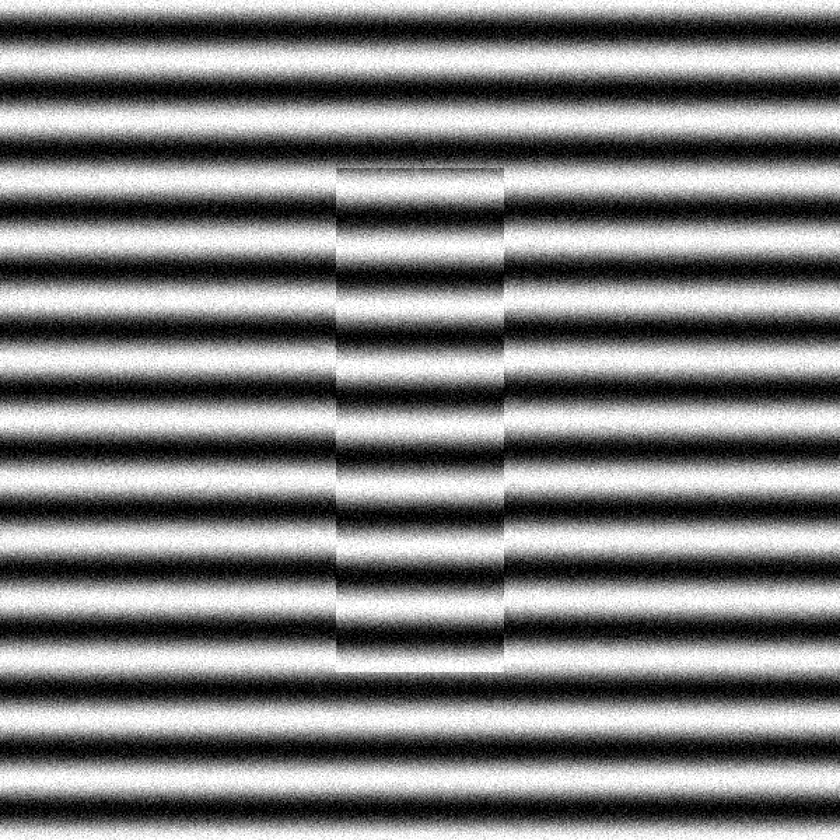
#> input picture simulations/interferograms/block_2.5_mm(simulated).png, 840 x 840 px, shrunk from 2400 x 2400 before the run, found by its file name
$ jupyter execute 02_image_procesing.ipynb
#> lines starting #> are read from the running program, lines starting #| are printed output that depends on the picture
# Image Processing

[cell 1]
import numpy as np
import cv2
import matplotlib.pyplot as plt
import skimage as ski

from pathlib import Path

[cell 2]
import cv2
import numpy as np
import matplotlib.pyplot as plt
from scipy import ndimage


# En VS Code Jupyter, Path.cwd() apunta a la carpeta donde está este notebook (ej. 'notebooks/')
notebook_path = Path.cwd()

# Subimos un nivel a la raíz del proyecto para luego entrar a 'data/01_raw'
root_path = notebook_path.parent
images_path = root_path / "data" / "01_raw"

file_name = "block_2.5_mm(simulated).png"
complete_path = images_path / file_name

# ==========================================
# PASO 1: CARGA Y SEGMENTACIÓN DE ROI
# ==========================================
# Cargar el interferograma en escala de grises (matriz 2D)
img = cv2.imread(str(complete_path), cv2.IMREAD_GRAYSCALE)
#> img is the input picture: shape (840, 840); min 0, max 255, mean 127.5

# Suponiendo dimensiones conocidas para el bloque patrón central (coordenadas de ejemplo)
# En un sistema automatizado, estas máscaras se definen por umbralización o bordes
# Asegurarse de que la imagen se haya cargado; si no, intentar la lectura robusta con np.fromfile (evita problemas con tildes)
if img is None:
    try:
        img_array = np.fromfile(complete_path, np.uint8)
        img = cv2.imdecode(img_array, cv2.IMREAD_GRAYSCALE)
    except Exception:
        img = None

if img is None:
    raise IOError(f"Failed to load image from: {complete_path}")

h, w = img.shape
#> h = 840; w = 840
mascara_bloque = np.zeros((h, w), dtype=np.uint8)
mascara_platina = np.zeros((h, w), dtype=np.uint8)

# Ejemplo: Definir el rectángulo del bloque (reducido unos píxeles para evitar bordes/biseles)
# mascara_bloque[y_min+5:y_max-5, x_min+5:x_max-5] = 255
# mascara_platina[regiones_laterales] = 255

# ==========================================
# PASO 2: CORRECCIÓN DE FONDO (TOP-HAT)
# ==========================================
# Se usa un elemento estructurante circular mayor al ancho de una franja
# para estimar y eliminar el perfil de iluminación del haz láser (componente DC)
tamanio_kernel = 50  # Ajustar según el ancho de la franja en píxeles
kernel_morf = cv2.getStructuringElement(cv2.MORPH_ELLIPSE, (tamanio_kernel, tamanio_kernel))

# Operación Top-Hat: Resta la apertura morfológica de la imagen original
img_flat = cv2.morphologyEx(img, cv2.MORPH_TOPHAT, kernel_morf)

# ==========================================
# PASO 3: FILTRADO DE RUIDO (PRESERVANDO BORDES)
# ==========================================
# El filtro de mediana de SciPy es ideal para speckle y ruido de alta frecuencia
# sin alterar la posición espacial de los máximos y mínimos de interferencia
img_filtrada = ndimage.median_filter(img_flat, size=5)

# ==========================================
# PASO 4: MEJORA DE CONTRASTE ADAPTATIVO (CLAHE)
# ==========================================
# Twyman-Green a menudo presenta diferente reflectividad entre el acero del bloque
# y la platina. CLAHE ecualiza localmente para homogeneizar el contraste.
clahe = cv2.createCLAHE(clipLimit=3.0, tileGridSize=(8, 8))
img_clahe = clahe.apply(img_filtrada)
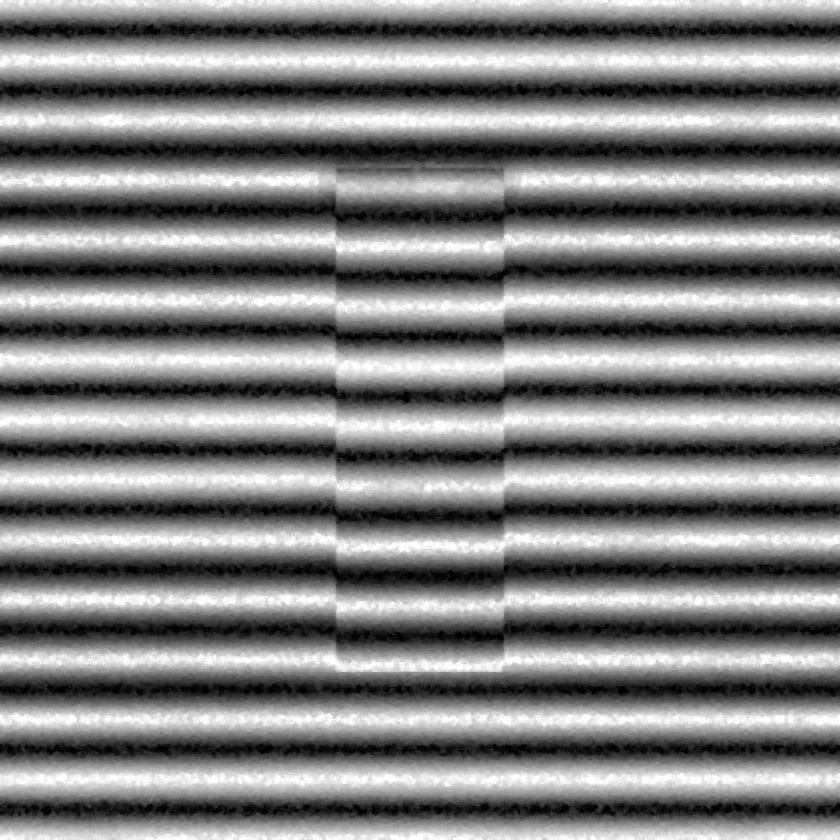
#> img_clahe: shape (840, 840); min 0, max 255, mean 128.2

# ==========================================
# PASO 5: NORMALIZACIÓN FINAL
# ==========================================
# Convertir a flotante y acotar estrictamente entre 0.0 y 1.0 para el cálculo de fase
img_preprocesada = img_clahe.astype(np.float64) / 255.0

# Aplicar las máscaras para separar los datos analíticos
interferograma_bloque = cv2.bitwise_and(img_preprocesada, img_preprocesada, mask=mascara_bloque)
#> interferograma_bloque: shape (840, 840) float64; every value is 0
interferograma_platina = cv2.bitwise_and(img_preprocesada, img_preprocesada, mask=mascara_platina)

# Visualización del resultado intermedio
plt.figure(figsize=(10, 5))
plt.subplot(1, 2, 1)
plt.title("Original con Ruido/Gradiente")
plt.imshow(img, cmap='gray')
plt.subplot(1, 2, 2)
plt.title("Preprocesada y Normalizada")
plt.imshow(img_preprocesada, cmap='gray')
plt.show()
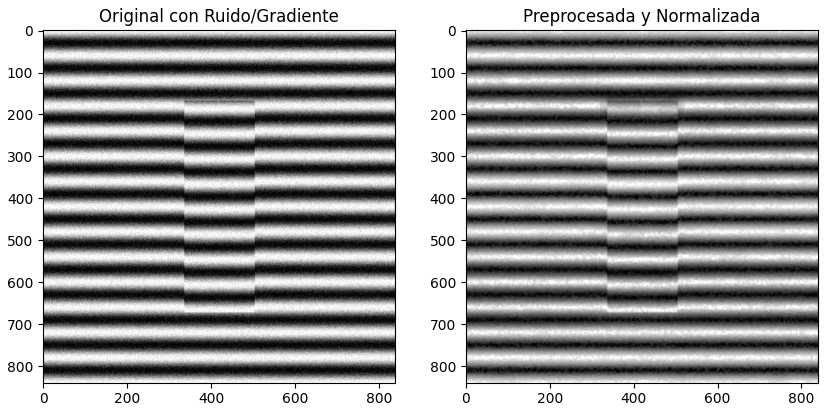
#> figure drawn by matplotlib, 2 panels

$ run again, with simulations/interferograms/block_100.0001582_mm(simulated).png copied over simulations/interferograms/block_2.5_mm(simulated).png
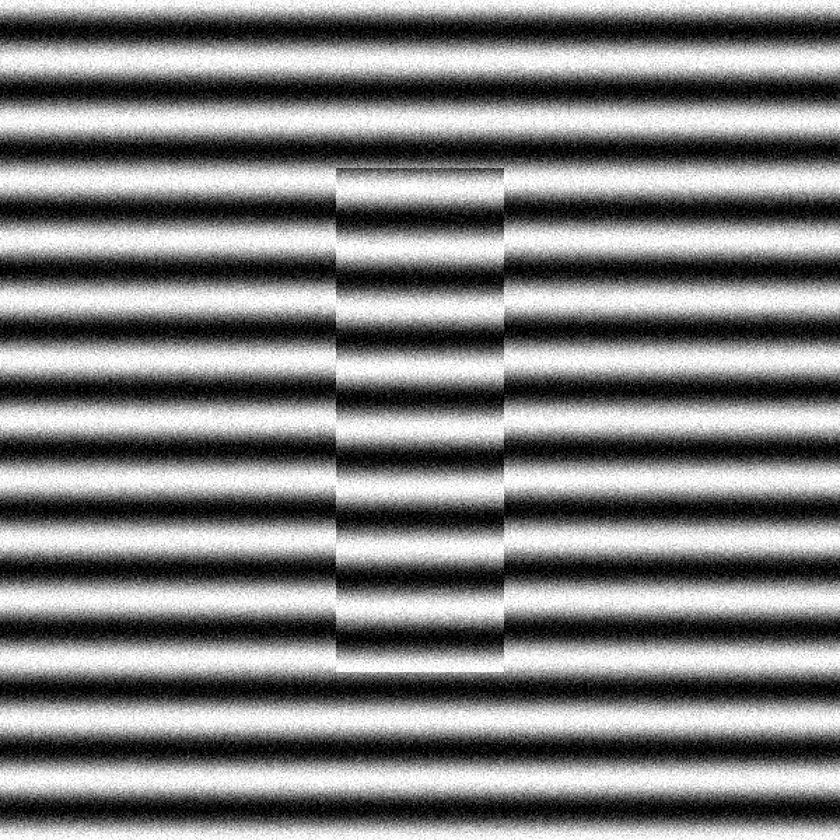
#> input picture simulations/interferograms/block_100.0001582_mm(simulated).png, 840 x 840 px, shrunk from 2400 x 2400 before the run, found by its file name
#> img is the input picture: shape (840, 840); min 0, max 255, mean 127.4
#> `img_clahe = clahe.apply(img_filtrada)`:
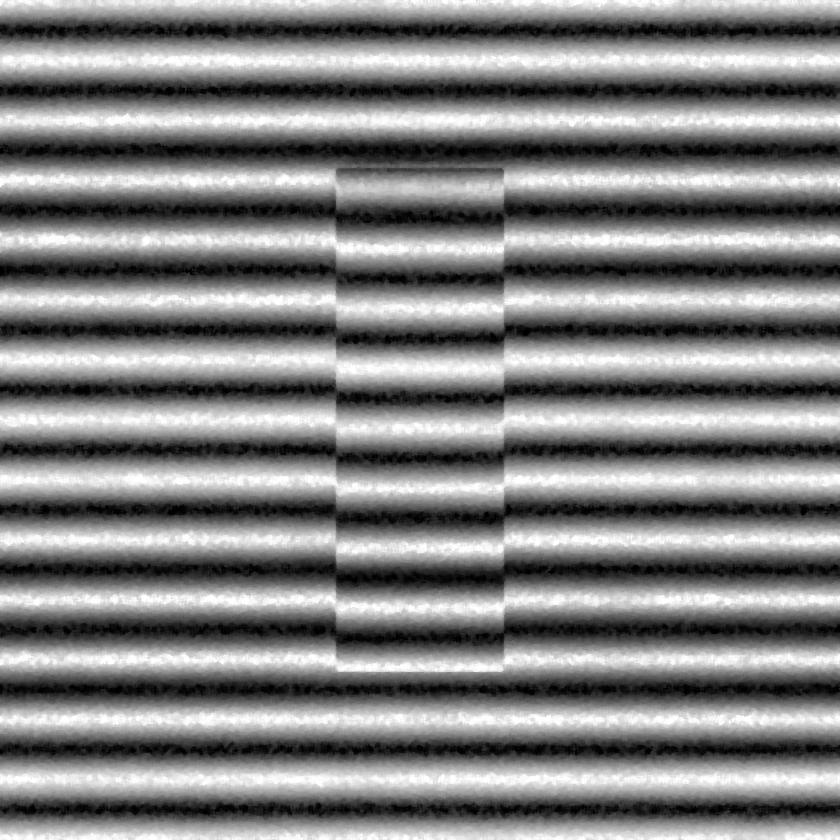
#> img_clahe: shape (840, 840); min 0, max 255, mean 128
#> interferograma_bloque: shape (840, 840) float64; every value is 0
#> `plt.show()`:
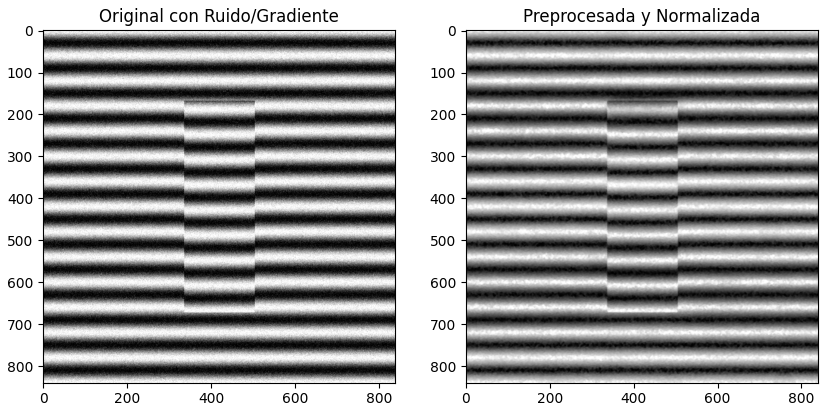
#> figure drawn by matplotlib, 2 panels

$ run again, with simulations/interferograms/block_10.0_mm-WL_543.5-(simulated).png copied over simulations/interferograms/block_2.5_mm(simulated).png
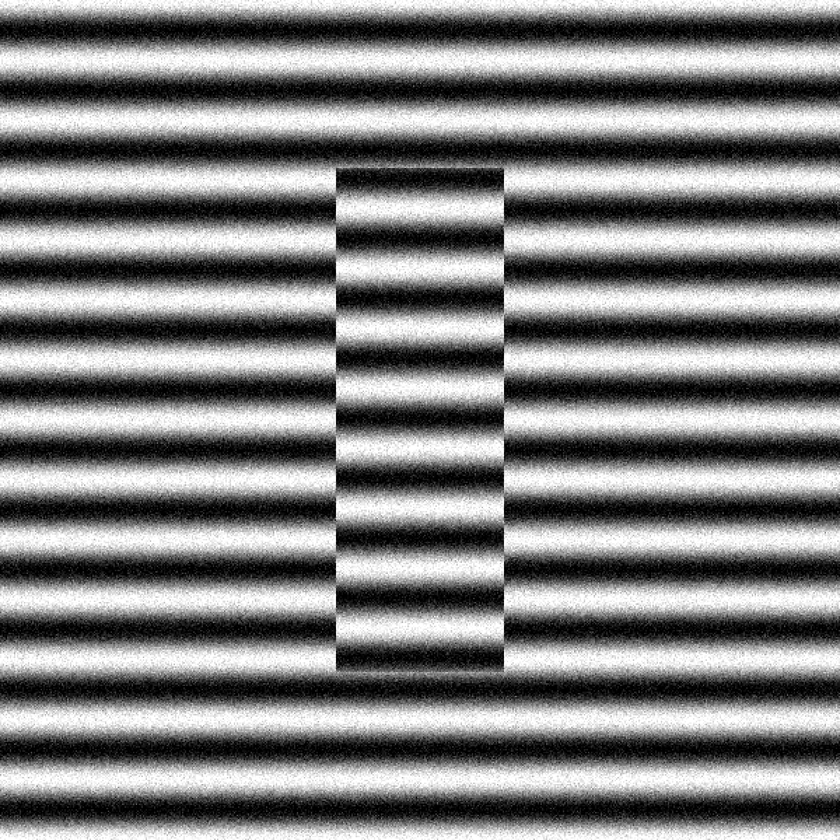
#> input picture simulations/interferograms/block_10.0_mm-WL_543.5-(simulated).png, 840 x 840 px, shrunk from 2400 x 2400 before the run, found by its file name
#> img is the input picture: shape (840, 840); min 0, max 255, mean 126.5
#> `img_clahe = clahe.apply(img_filtrada)`:
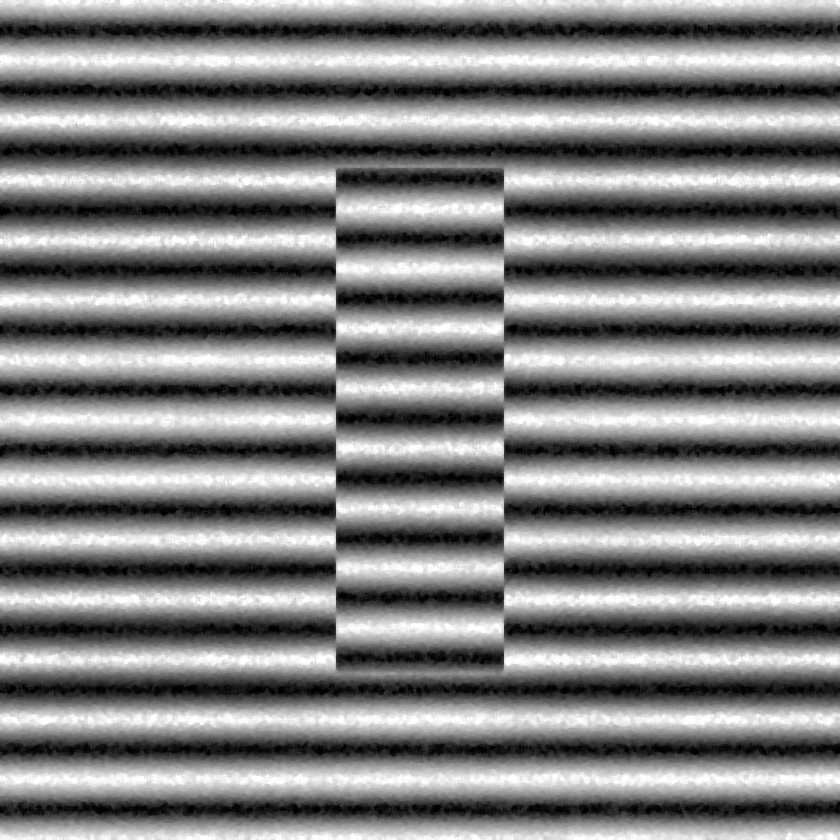
#> img_clahe: shape (840, 840); min 0, max 255, mean 128.1
#> interferograma_bloque: shape (840, 840) float64; every value is 0
#> `plt.show()`:
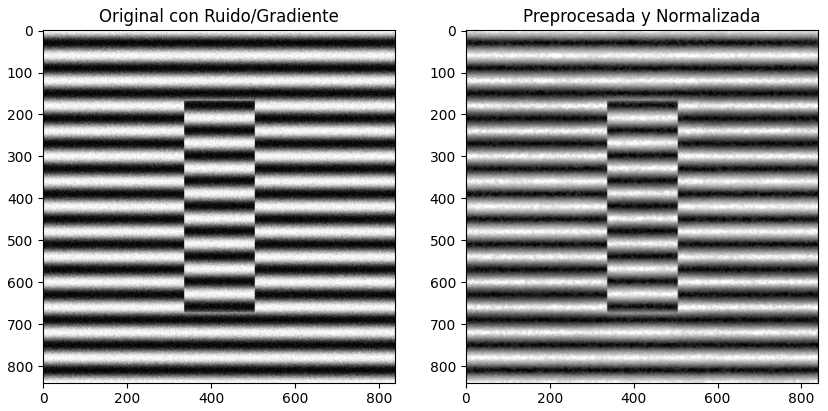
#> figure drawn by matplotlib, 2 panels

$ run again, with simulations/interferograms/block_10.0_mm-WL_632.9905846-(simulated).png copied over simulations/interferograms/block_2.5_mm(simulated).png
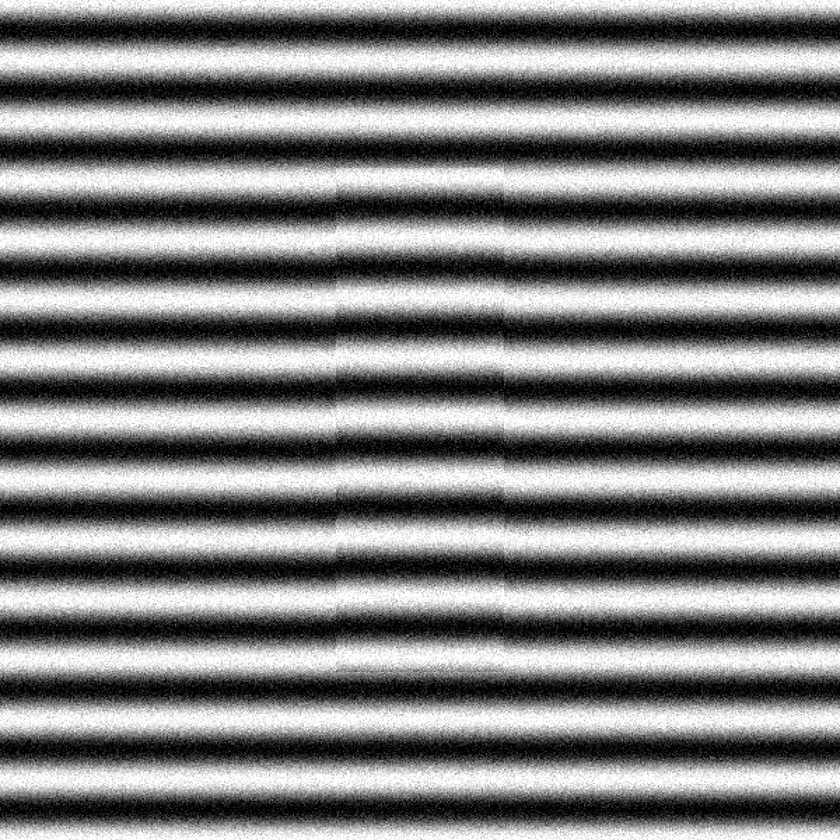
#> input picture simulations/interferograms/block_10.0_mm-WL_632.9905846-(simulated).png, 840 x 840 px, shrunk from 2400 x 2400 before the run, found by its file name
#> img is the input picture: shape (840, 840); min 0, max 255, mean 127.6
#> `img_clahe = clahe.apply(img_filtrada)`:
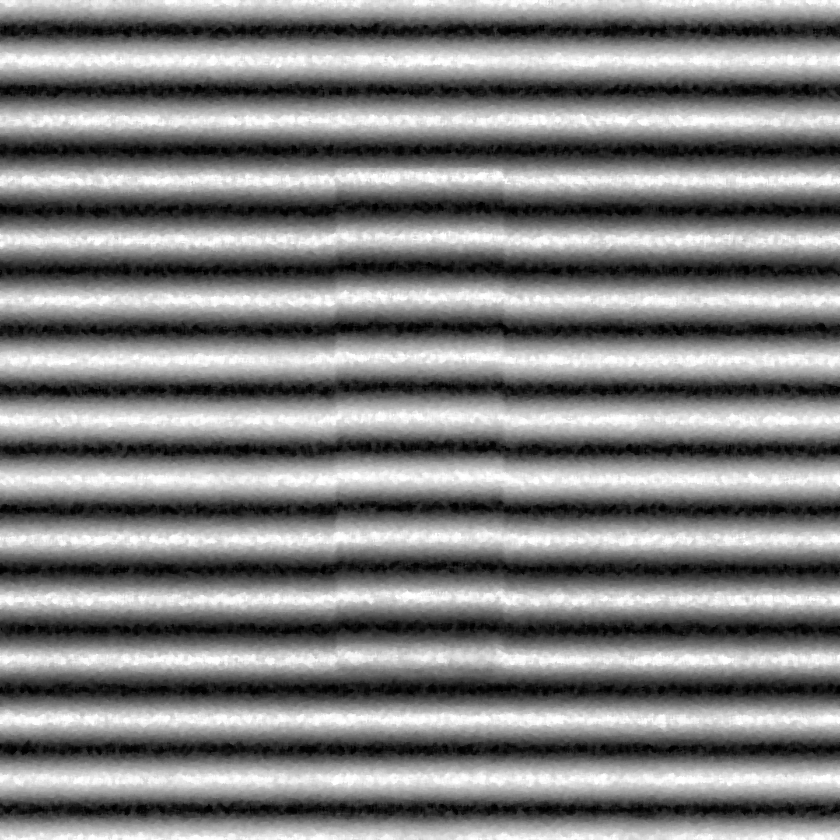
#> img_clahe: shape (840, 840); min 0, max 255, mean 128.1
#> interferograma_bloque: shape (840, 840) float64; every value is 0
#> `plt.show()`:
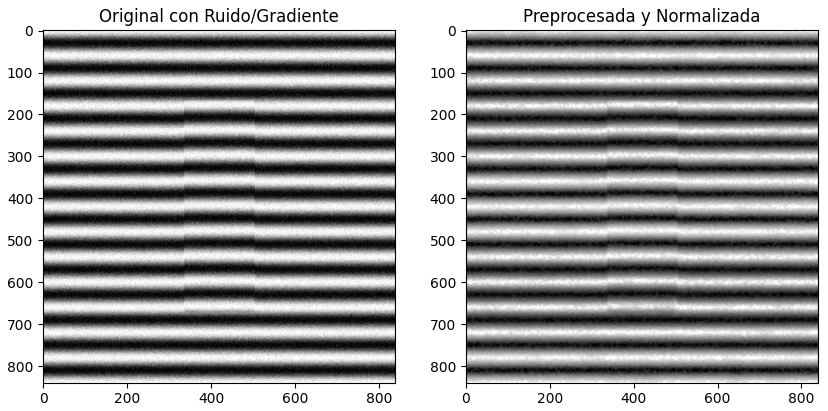
#> figure drawn by matplotlib, 2 panels
